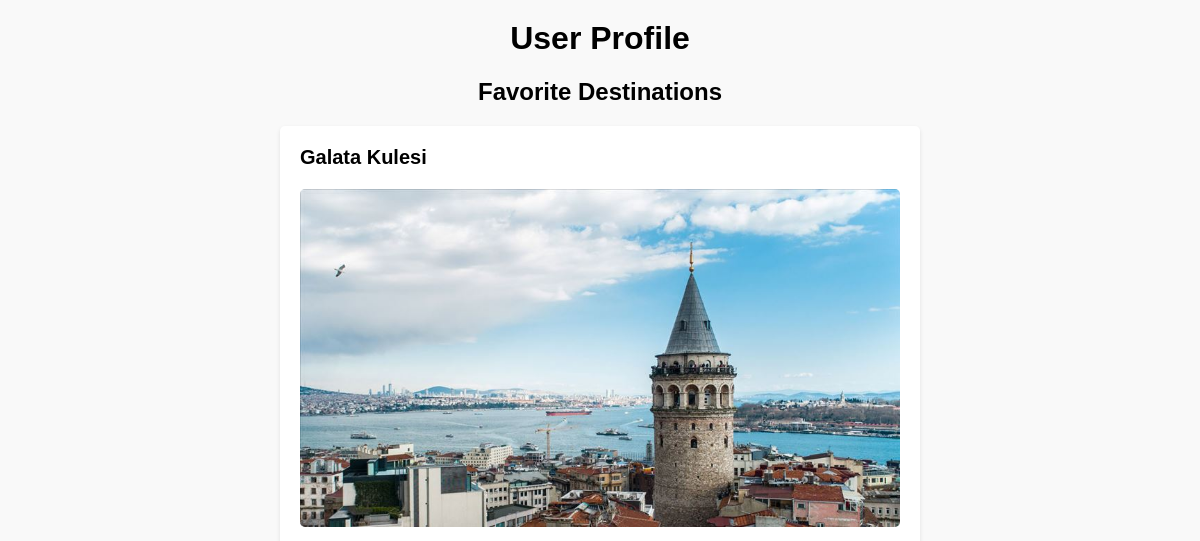
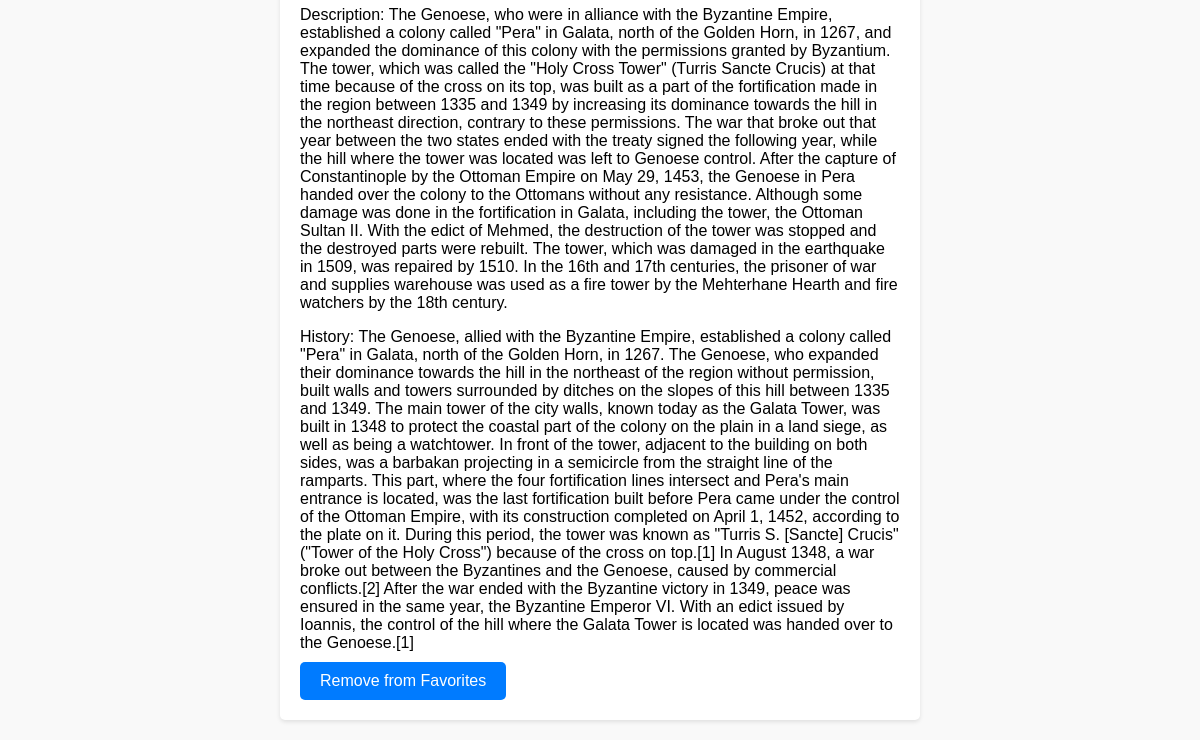
The page /profile/ (signed in) on the database as committed earlier (2 pictures, top to bottom).
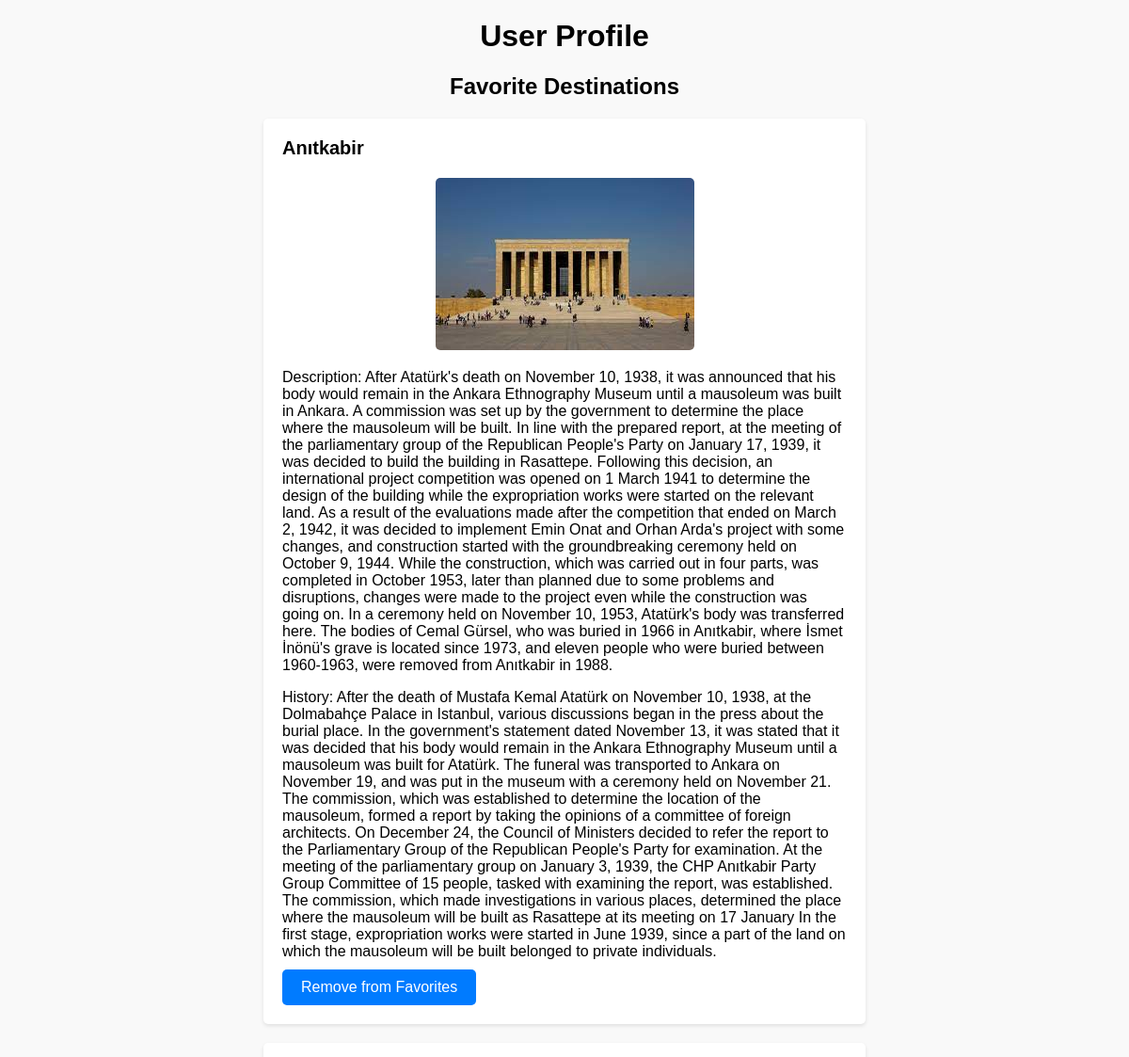
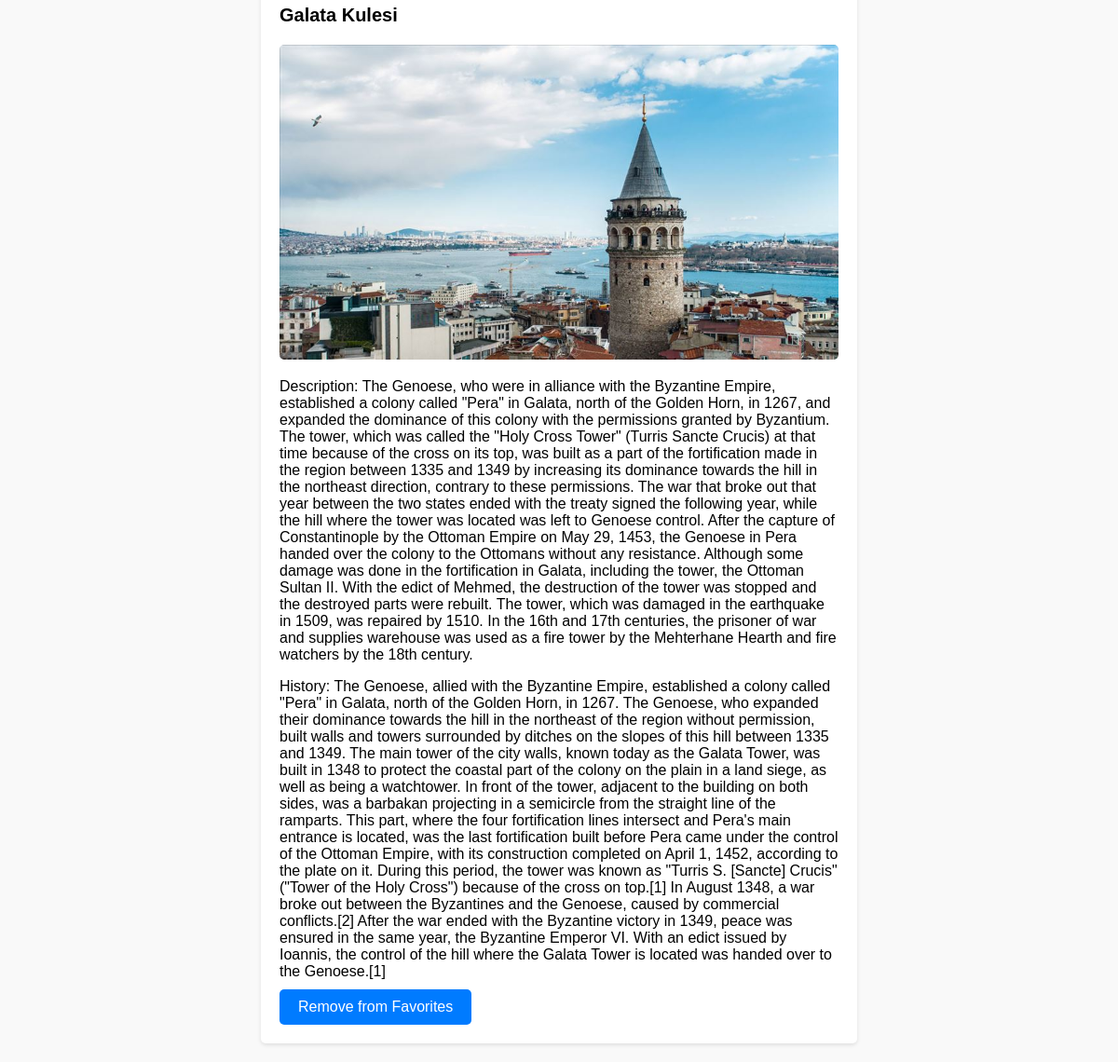
The same page on the database as committed later (2 pictures, top to bottom).
### base/models.py (models this page shows, shortened)
class Favorite(models.Model):
    user = models.ForeignKey(User, on_delete=models.CASCADE)
    destination = models.ForeignKey(Destination, on_delete=models.CASCADE)

class Destination(models.Model):
    name = models.CharField(max_length=100, default="")
    city = models.ForeignKey(City, on_delete=models.CASCADE)
    photo = models.ImageField(null=True,blank=True)
    description = models.TextField()
    history = models.TextField()

### base/views.py (the view)
# urls.py: path('profile/', views.profile_page, name='profile'),
def profile_page(request):
    user = request.user
    favorite_destinations = Favorite.objects.filter(user=user).select_related('destination')
    context = {
        'favorite_destinations': favorite_destinations
    }
    return render(request, 'profile.html', context)

### templates/profile.html (shortened to what this page needs)
<!DOCTYPE html>
<html>
<head>
</head>
<body>
  <h1>User Profile</h1>
  <h2>Favorite Destinations</h2>
  {% if favorite_destinations %}
    {% for favorite in favorite_destinations %}
      <div class="destination">
        <h3>{{ favorite.destination.name }}</h3>
        <img src="{{ favorite.destination.photo.url }}" alt="{{ favorite.destination.name }} Photo">
        <p>Description: {{ favorite.destination.description }}</p>
        <p>History: {{ favorite.destination.history }}</p>
        <form action="{% url 'remove_from_favorites' favorite.destination.id %}" method="post">
          <input type="submit" value="Remove from Favorites">
        </form>
      </div>
    {% endfor %}
  {% else %}
    <p class="no-favorites">No favorite destinations found.</p>
  {% endif %}
</body>
</html>

### templates/profile.html (style rules this page uses)
body { font-family: Arial, sans-serif; margin: 0; padding: 0; background-color: #f9f9f9; }
h1 { text-align: center; margin-top: 20px; }
h2 { text-align: center; margin-top: 20px; }
.destination { background-color: #fff; border-radius: 5px; box-shadow: 0 2px 4px rgba(0, 0, 0, 0.1); padding: 20px; margin: 20px auto; max-width: 600px; }
.destination h3 { font-size: 20px; margin-top: 0; }
.destination img { display: block; margin: 20px auto; max-width: 100%; height: auto; border-radius: 5px; }
.destination p { margin-bottom: 10px; }
form { margin-top: 10px; }
input[type="submit"] { padding: 10px 20px; font-size: 16px; background-color: #007bff; color: #fff; border-radius: 5px; border: none; cursor: pointer; }

Rows that differ between the two databases and show on the page:
added Favorite: destination.name "Anıtkabir", destination.photo (picture), destination.description "After Atatürk's death on November 10, 1938, it was announced that his body would remain in the Ankara Ethnography Museum until a mausoleum was built in Ankara. A commission was set up by the government to determine the place where the mausoleum will be built. In line with the prepared report, at the meeting of the parliamentary group of the Republican People's Party on January 17, 1939, it was decided to build the building in Rasattepe. Following this decision, an international project competition was opened on 1 March 1941 to determine the design of the building while the expropriation works were started on the relevant land. As a result of the evaluations made after the competition that…", destination.history "After the death of Mustafa Kemal Atatürk on November 10, 1938, at the Dolmabahçe Palace in Istanbul, various discussions began in the press about the burial place. In the government's statement dated November 13, it was stated that it was decided that his body would remain in the Ankara Ethnography Museum until a mausoleum was built for Atatürk. The funeral was transported to Ankara on November 19, and was put in the museum with a ceremony held on November 21. The commission, which was established to determine the location of the mausoleum, formed a report by taking the opinions of a committee of foreign architects. On December 24, the Council of Ministers decided to refer the report to the…"
